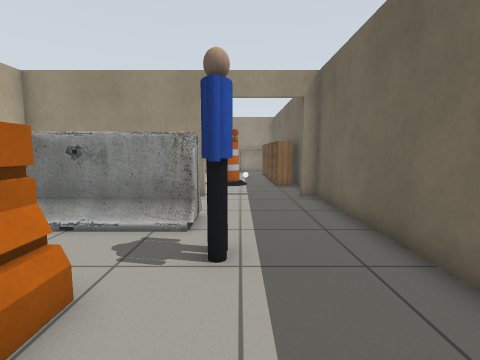
[1] (above)

17 first-person views from a walk through a robot-simulator world made for Gazebo. The camera is 0.9 m above the floor, tilts 6° down and sees 85° across. The lines on the ground mark 1 m squares. The floor is counted in squares, 0.5 m on a side. Each view is taken from the middle of a square. On the plan, view 1 faces up. The plan holds only what a view shows up to about 15 squares ahead; the rest is blank. The place goes on beyond the plan. Gazebo's built-in surfaces are drawn with simple patterns. Simple shapes stand in for some stock models.

[2]
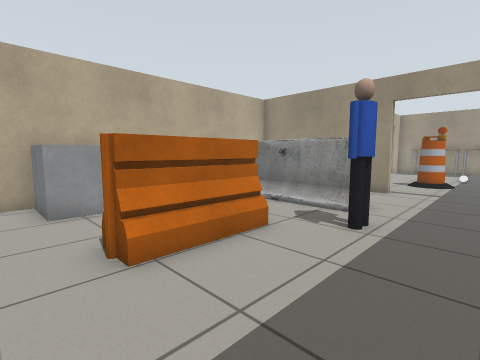

[3]
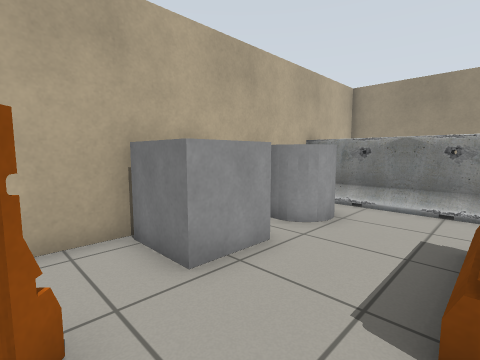

[4]
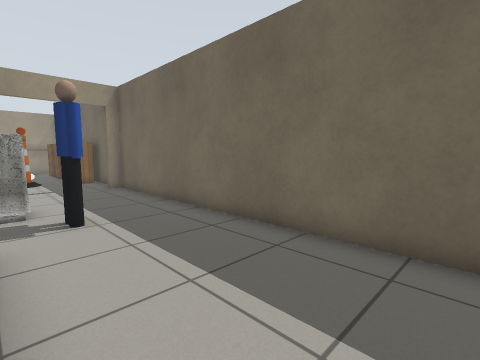

[5]
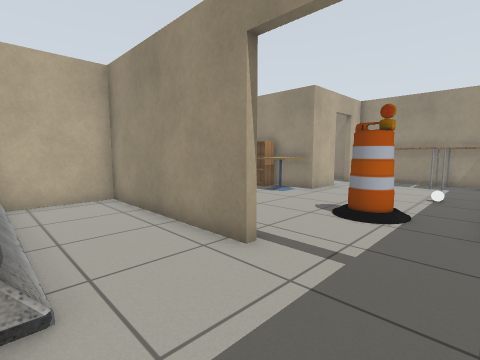

[6]
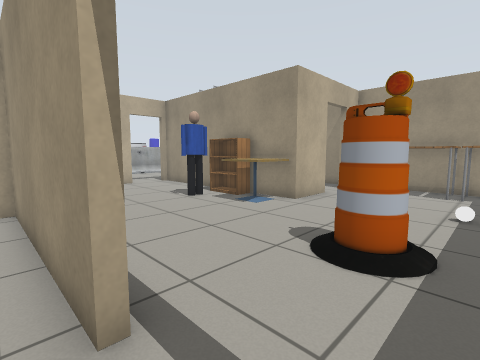

[7]
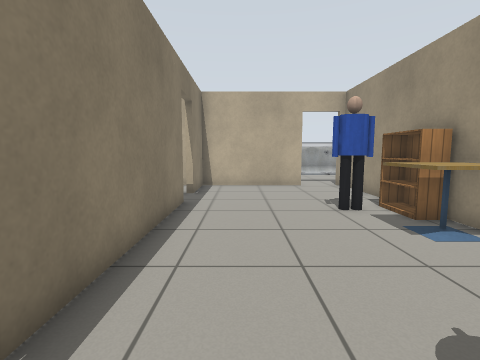

[8]
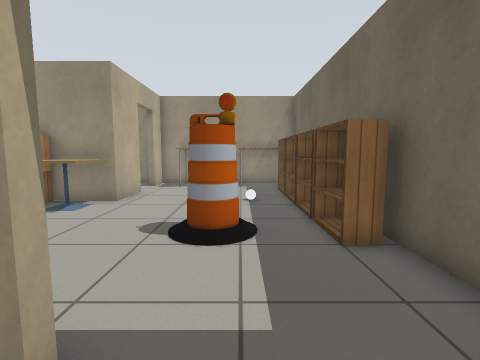

[9]
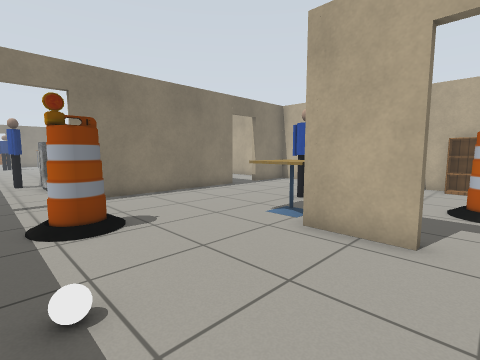

[10]
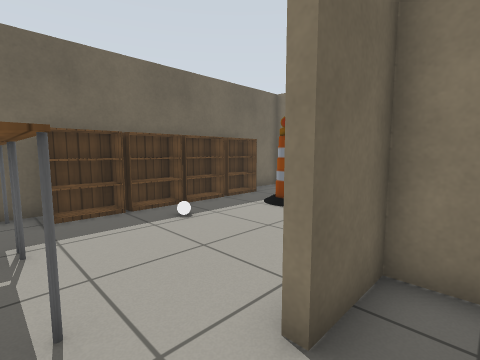

[11]
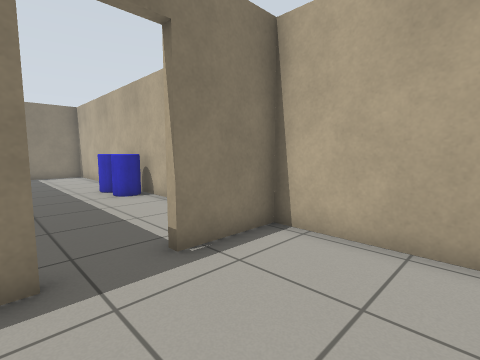

[12]
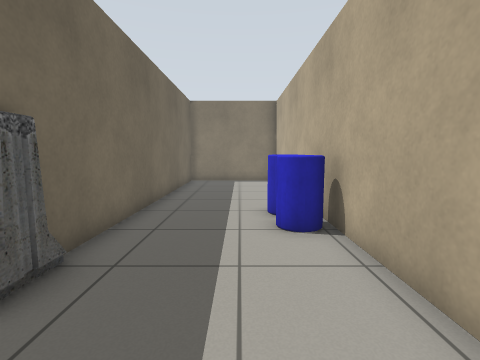

[13]
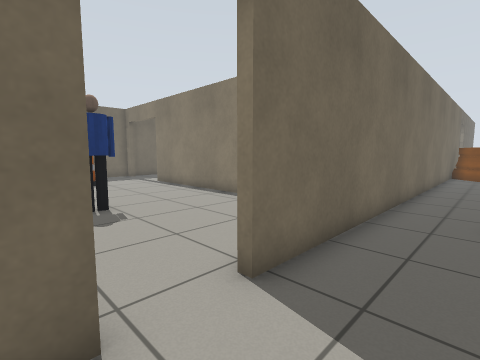

[14]
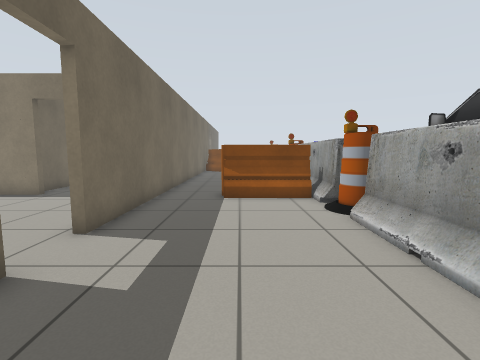

[15]
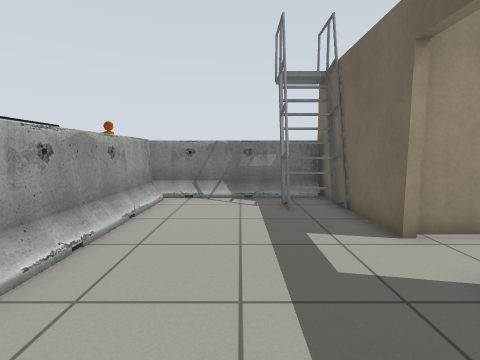

[16]
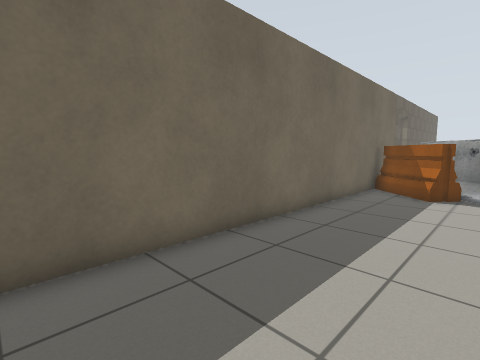

[17]
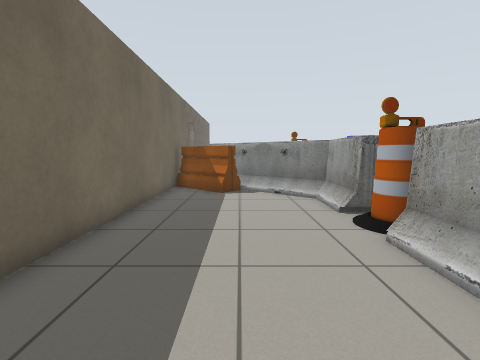

### Floor plan
Key: @ floor where view 1 was taken; # wall or solid block; . floor; D open door; B bookshelf; A barrel; R barrier; P person; G grey box; C grey cylinder; T table; W white ball; F cafe table; I pickup truck; L ladder; O other object.
Columns run from 24 left of view 1 to 3 right of it. Each row starts with its distance up from view 1.
 23    RRRRRLL        .D.TTTTTT#
 22 I  R... LLBB   AA..D......B#
 21 I  R.....#BB...A...D......B#
 20 I  R.....##.....  .#......B#
 19    R.....###########....W.B#
 18   RR.....DD....BBBFF......B#
 17   RR.....DD.....PFFF......B#
 16   RR.....##.....P.........B#
 15 I RR.....##............AA.B#
 14 I AA.....##............A..B#
 13   AA.....##................#
 12    RRRR..##................#
 11    RRRRR.####DD########DDDD#
 10    R ....## ...#...........#
  9    R   ..## ...#...........#
  8     .....##....#...........#
  7    R.....##....#RRRRRRRR...#
  6   RR.....##....#RRRRRRRR...#
  5   RR.....##....#  .....PP..#
  4   AA.....#OO...#  C....PP..#
  3   A......##O...# CC..RR....#
  2   RR.....#OO...# ....RR....#
  1    R.....##....#  G..RR....#
  0    R.....##....#  G..RR.@..#
 -1    RR....##....#GG.........#
 -2     RRRRR##....#...........#
 -3      R RRR#....# .RR ..  ..#

Positions as (right, up) in squares from view 1, and headings:
1: (0, 0), facing up
2: (2, -2), facing up-left
3: (-3, -3), facing up-left
4: (-2, -3), facing up-right
5: (2, 7), facing up-left
6: (1, 10), facing up-left
7: (0, 13), facing left
8: (0, 9), facing up
9: (1, 22), facing down-left
10: (-6, 23), facing down-right
11: (-9, 15), facing down-left
12: (-12, 10), facing down
13: (-17, 19), facing down-right
14: (-18, 22), facing down
15: (-18, 13), facing up
16: (-19, 10), facing down-right
17: (-18, 10), facing down
